Frame 1 (no input): blank canvas, image omitted
Frame 60 (no input): blank canvas, image omitted
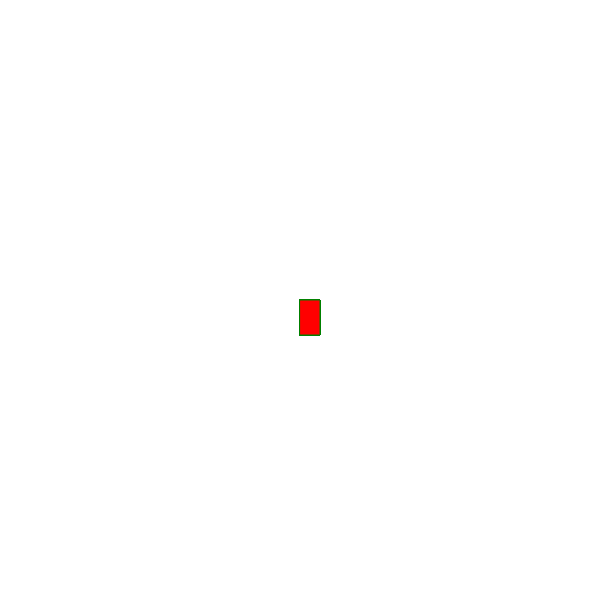
Frame 120 (the mouse pressed at the canvas centre since frame 60)

The p5.js sketch whose frames 1 and 60 were blank and that drew this single picture after the mouse press (run headless with seeded random() and noise() and a simulated clock; from frame 60 on, the mouse is pressed at the canvas centre):

// p5.js sketch
// ── sketch.js
function setup() {
    createCanvas(600, 600);
    background("white");
  }
  
  function draw() {
    
    stroke("green");
    fill("red");
  
    //console.log(mouselspressed);
    
    if (mouseIsPressed) {
      rect(mouseX, mouseY, 20, 35, );
    }
  }
